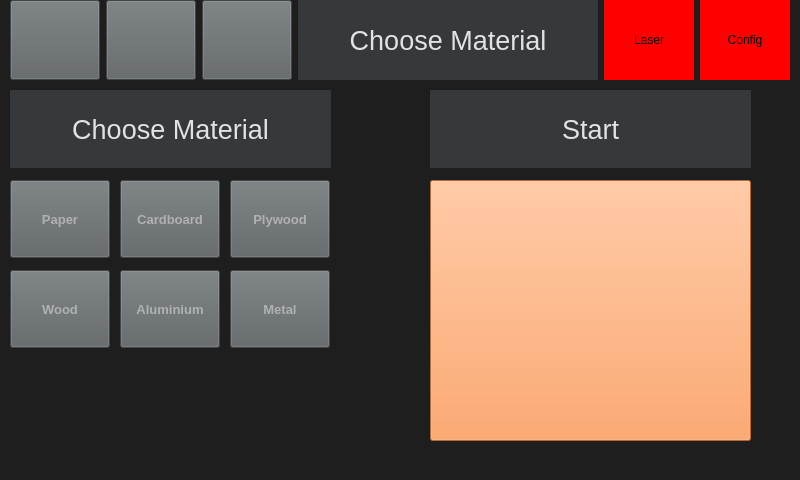
<?xml version="1.0" encoding="UTF-8"?>
<ui version="4.0">
 <class>Form</class>
 <widget class="QWidget" name="Form">
  <property name="geometry">
   <rect>
    <x>0</x>
    <y>0</y>
    <width>800</width>
    <height>480</height>
   </rect>
  </property>
  <property name="windowTitle">
   <string>Form</string>
  </property>
  <property name="styleSheet">
   <string notr="true">background-color: rgb(30, 30, 30);</string>
  </property>
  <widget class="QWidget" name="widget" native="true">
   <property name="geometry">
    <rect>
     <x>0</x>
     <y>0</y>
     <width>800</width>
     <height>480</height>
    </rect>
   </property>
   <property name="maximumSize">
    <size>
     <width>16777215</width>
     <height>16777215</height>
    </size>
   </property>
   <widget class="QLabel" name="pageTitle_2">
    <property name="geometry">
     <rect>
      <x>10</x>
      <y>90</y>
      <width>321</width>
      <height>78</height>
     </rect>
    </property>
    <property name="minimumSize">
     <size>
      <width>300</width>
      <height>0</height>
     </size>
    </property>
    <property name="font">
     <font>
      <pointsize>20</pointsize>
      <weight>50</weight>
      <bold>false</bold>
     </font>
    </property>
    <property name="styleSheet">
     <string notr="true">background-color: rgb(54, 57, 59);
color: rgb(226, 226, 226);</string>
    </property>
    <property name="text">
     <string>Choose Material</string>
    </property>
    <property name="alignment">
     <set>Qt::AlignCenter</set>
    </property>
   </widget>
   <widget class="QPushButton" name="paperBtn">
    <property name="geometry">
     <rect>
      <x>10</x>
      <y>180</y>
      <width>100</width>
      <height>78</height>
     </rect>
    </property>
    <property name="minimumSize">
     <size>
      <width>0</width>
      <height>0</height>
     </size>
    </property>
    <property name="maximumSize">
     <size>
      <width>100</width>
      <height>100</height>
     </size>
    </property>
    <property name="font">
     <font>
      <pointsize>10</pointsize>
      <weight>75</weight>
      <bold>true</bold>
     </font>
    </property>
    <property name="styleSheet">
     <string notr="true">background-color: rgb(92, 97, 100);
color: rgb(175, 177, 179);
</string>
    </property>
    <property name="text">
     <string>Paper</string>
    </property>
    <property name="iconSize">
     <size>
      <width>32</width>
      <height>32</height>
     </size>
    </property>
    <property name="checkable">
     <bool>true</bool>
    </property>
   </widget>
   <widget class="QPushButton" name="cardboardBtn">
    <property name="geometry">
     <rect>
      <x>120</x>
      <y>180</y>
      <width>100</width>
      <height>78</height>
     </rect>
    </property>
    <property name="minimumSize">
     <size>
      <width>0</width>
      <height>0</height>
     </size>
    </property>
    <property name="maximumSize">
     <size>
      <width>100</width>
      <height>100</height>
     </size>
    </property>
    <property name="font">
     <font>
      <pointsize>10</pointsize>
      <weight>75</weight>
      <bold>true</bold>
     </font>
    </property>
    <property name="styleSheet">
     <string notr="true">background-color: rgb(92, 97, 100);
color: rgb(175, 177, 179);
</string>
    </property>
    <property name="text">
     <string>Cardboard</string>
    </property>
    <property name="iconSize">
     <size>
      <width>32</width>
      <height>32</height>
     </size>
    </property>
    <property name="checkable">
     <bool>true</bool>
    </property>
   </widget>
   <widget class="QPushButton" name="plywoodBtn">
    <property name="geometry">
     <rect>
      <x>230</x>
      <y>180</y>
      <width>100</width>
      <height>78</height>
     </rect>
    </property>
    <property name="minimumSize">
     <size>
      <width>0</width>
      <height>0</height>
     </size>
    </property>
    <property name="maximumSize">
     <size>
      <width>100</width>
      <height>100</height>
     </size>
    </property>
    <property name="font">
     <font>
      <pointsize>10</pointsize>
      <weight>75</weight>
      <bold>true</bold>
     </font>
    </property>
    <property name="styleSheet">
     <string notr="true">background-color: rgb(92, 97, 100);
color: rgb(175, 177, 179);
</string>
    </property>
    <property name="text">
     <string>Plywood</string>
    </property>
    <property name="iconSize">
     <size>
      <width>32</width>
      <height>32</height>
     </size>
    </property>
    <property name="checkable">
     <bool>true</bool>
    </property>
   </widget>
   <widget class="QPushButton" name="woodBtn">
    <property name="geometry">
     <rect>
      <x>10</x>
      <y>270</y>
      <width>100</width>
      <height>78</height>
     </rect>
    </property>
    <property name="minimumSize">
     <size>
      <width>0</width>
      <height>0</height>
     </size>
    </property>
    <property name="maximumSize">
     <size>
      <width>100</width>
      <height>100</height>
     </size>
    </property>
    <property name="font">
     <font>
      <pointsize>10</pointsize>
      <weight>75</weight>
      <bold>true</bold>
     </font>
    </property>
    <property name="styleSheet">
     <string notr="true">background-color: rgb(92, 97, 100);
color: rgb(175, 177, 179);
</string>
    </property>
    <property name="text">
     <string>Wood</string>
    </property>
    <property name="iconSize">
     <size>
      <width>32</width>
      <height>32</height>
     </size>
    </property>
    <property name="checkable">
     <bool>true</bool>
    </property>
   </widget>
   <widget class="QPushButton" name="aluBtn">
    <property name="geometry">
     <rect>
      <x>120</x>
      <y>270</y>
      <width>100</width>
      <height>78</height>
     </rect>
    </property>
    <property name="minimumSize">
     <size>
      <width>0</width>
      <height>0</height>
     </size>
    </property>
    <property name="maximumSize">
     <size>
      <width>100</width>
      <height>100</height>
     </size>
    </property>
    <property name="font">
     <font>
      <pointsize>10</pointsize>
      <weight>75</weight>
      <bold>true</bold>
     </font>
    </property>
    <property name="styleSheet">
     <string notr="true">background-color: rgb(92, 97, 100);
color: rgb(175, 177, 179);
</string>
    </property>
    <property name="text">
     <string>Aluminium</string>
    </property>
    <property name="iconSize">
     <size>
      <width>32</width>
      <height>32</height>
     </size>
    </property>
    <property name="checkable">
     <bool>true</bool>
    </property>
   </widget>
   <widget class="QPushButton" name="metalBtn">
    <property name="geometry">
     <rect>
      <x>230</x>
      <y>270</y>
      <width>100</width>
      <height>78</height>
     </rect>
    </property>
    <property name="minimumSize">
     <size>
      <width>0</width>
      <height>0</height>
     </size>
    </property>
    <property name="maximumSize">
     <size>
      <width>100</width>
      <height>100</height>
     </size>
    </property>
    <property name="font">
     <font>
      <pointsize>10</pointsize>
      <weight>75</weight>
      <bold>true</bold>
     </font>
    </property>
    <property name="styleSheet">
     <string notr="true">background-color: rgb(92, 97, 100);
color: rgb(175, 177, 179);
</string>
    </property>
    <property name="text">
     <string>Metal</string>
    </property>
    <property name="iconSize">
     <size>
      <width>32</width>
      <height>32</height>
     </size>
    </property>
    <property name="checkable">
     <bool>true</bool>
    </property>
   </widget>
   <widget class="QPushButton" name="goBtn">
    <property name="geometry">
     <rect>
      <x>430</x>
      <y>180</y>
      <width>321</width>
      <height>261</height>
     </rect>
    </property>
    <property name="minimumSize">
     <size>
      <width>0</width>
      <height>0</height>
     </size>
    </property>
    <property name="maximumSize">
     <size>
      <width>999</width>
      <height>999</height>
     </size>
    </property>
    <property name="font">
     <font>
      <pointsize>10</pointsize>
      <weight>75</weight>
      <bold>true</bold>
     </font>
    </property>
    <property name="styleSheet">
     <string notr="true">background-color: rgb(92, 97, 100);
background-color: rgb(255, 144, 70);
color: rgb(175, 177, 179);</string>
    </property>
    <property name="text">
     <string/>
    </property>
    <property name="icon">
     <iconset>
      <normaloff>../Icons/laserBegin.png</normaloff>../Icons/laserBegin.png</iconset>
    </property>
    <property name="iconSize">
     <size>
      <width>64</width>
      <height>64</height>
     </size>
    </property>
   </widget>
   <widget class="QLabel" name="pageTitle_3">
    <property name="geometry">
     <rect>
      <x>430</x>
      <y>90</y>
      <width>321</width>
      <height>78</height>
     </rect>
    </property>
    <property name="minimumSize">
     <size>
      <width>300</width>
      <height>0</height>
     </size>
    </property>
    <property name="font">
     <font>
      <pointsize>20</pointsize>
      <weight>50</weight>
      <bold>false</bold>
     </font>
    </property>
    <property name="styleSheet">
     <string notr="true">background-color: rgb(54, 57, 59);
color: rgb(226, 226, 226);</string>
    </property>
    <property name="text">
     <string>Start</string>
    </property>
    <property name="alignment">
     <set>Qt::AlignCenter</set>
    </property>
   </widget>
   <widget class="QWidget" name="horizontalLayoutWidget_2">
    <property name="geometry">
     <rect>
      <x>10</x>
      <y>0</y>
      <width>780</width>
      <height>80</height>
     </rect>
    </property>
    <layout class="QHBoxLayout" name="horizontalLayout_3">
     <item>
      <widget class="QPushButton" name="backBtn">
       <property name="minimumSize">
        <size>
         <width>0</width>
         <height>0</height>
        </size>
       </property>
       <property name="maximumSize">
        <size>
         <width>999</width>
         <height>999</height>
        </size>
       </property>
       <property name="font">
        <font>
         <pointsize>10</pointsize>
         <weight>75</weight>
         <bold>true</bold>
        </font>
       </property>
       <property name="styleSheet">
        <string notr="true">background-color: rgb(92, 97, 100);
color: rgb(175, 177, 179);
</string>
       </property>
       <property name="text">
        <string/>
       </property>
       <property name="icon">
        <iconset>
         <normaloff>../Icons/backIcon2.png</normaloff>../Icons/backIcon2.png</iconset>
       </property>
       <property name="iconSize">
        <size>
         <width>32</width>
         <height>32</height>
        </size>
       </property>
      </widget>
     </item>
     <item>
      <widget class="QPushButton" name="helpBtn">
       <property name="minimumSize">
        <size>
         <width>0</width>
         <height>0</height>
        </size>
       </property>
       <property name="maximumSize">
        <size>
         <width>100</width>
         <height>100</height>
        </size>
       </property>
       <property name="font">
        <font>
         <pointsize>10</pointsize>
         <weight>75</weight>
         <bold>true</bold>
        </font>
       </property>
       <property name="cursor">
        <cursorShape>ArrowCursor</cursorShape>
       </property>
       <property name="toolTip">
        <string>&lt;html&gt;&lt;head/&gt;&lt;body&gt;&lt;p&gt;&lt;img src=&quot;:/newPrefix/helpIcon.png&quot;/&gt;&lt;/p&gt;&lt;/body&gt;&lt;/html&gt;</string>
       </property>
       <property name="styleSheet">
        <string notr="true">background-color: rgb(92, 97, 100);
color: rgb(175, 177, 179);
</string>
       </property>
       <property name="text">
        <string/>
       </property>
       <property name="icon">
        <iconset>
         <normaloff>../Icons/helpIcon.png</normaloff>../Icons/helpIcon.png</iconset>
       </property>
       <property name="iconSize">
        <size>
         <width>32</width>
         <height>64</height>
        </size>
       </property>
       <property name="flat">
        <bool>false</bool>
       </property>
      </widget>
     </item>
     <item>
      <widget class="QPushButton" name="homeBtn">
       <property name="minimumSize">
        <size>
         <width>0</width>
         <height>0</height>
        </size>
       </property>
       <property name="maximumSize">
        <size>
         <width>100</width>
         <height>100</height>
        </size>
       </property>
       <property name="font">
        <font>
         <pointsize>10</pointsize>
         <weight>75</weight>
         <bold>true</bold>
        </font>
       </property>
       <property name="styleSheet">
        <string notr="true">background-color: rgb(92, 97, 100);
color: rgb(175, 177, 179);
</string>
       </property>
       <property name="text">
        <string/>
       </property>
       <property name="icon">
        <iconset>
         <normaloff>../Icons/homeIcon.png</normaloff>../Icons/homeIcon.png</iconset>
       </property>
       <property name="iconSize">
        <size>
         <width>32</width>
         <height>32</height>
        </size>
       </property>
      </widget>
     </item>
     <item>
      <widget class="QLabel" name="pageTitle">
       <property name="minimumSize">
        <size>
         <width>300</width>
         <height>0</height>
        </size>
       </property>
       <property name="font">
        <font>
         <pointsize>20</pointsize>
         <weight>50</weight>
         <bold>false</bold>
        </font>
       </property>
       <property name="styleSheet">
        <string notr="true">background-color: rgb(54, 57, 59);
color: rgb(226, 226, 226);</string>
       </property>
       <property name="text">
        <string>Choose Material</string>
       </property>
       <property name="alignment">
        <set>Qt::AlignCenter</set>
       </property>
      </widget>
     </item>
     <item>
      <widget class="QLabel" name="laserLight">
       <property name="minimumSize">
        <size>
         <width>0</width>
         <height>0</height>
        </size>
       </property>
       <property name="maximumSize">
        <size>
         <width>999</width>
         <height>9999</height>
        </size>
       </property>
       <property name="styleSheet">
        <string notr="true">background-color: red;
color: rgb(0, 0, 0);</string>
       </property>
       <property name="text">
        <string>Laser</string>
       </property>
       <property name="alignment">
        <set>Qt::AlignCenter</set>
       </property>
      </widget>
     </item>
     <item>
      <widget class="QLabel" name="configLight">
       <property name="minimumSize">
        <size>
         <width>0</width>
         <height>0</height>
        </size>
       </property>
       <property name="maximumSize">
        <size>
         <width>9999</width>
         <height>9999</height>
        </size>
       </property>
       <property name="styleSheet">
        <string notr="true">background-color: red;
color: rgb(0, 0, 0);</string>
       </property>
       <property name="text">
        <string>Config</string>
       </property>
       <property name="alignment">
        <set>Qt::AlignCenter</set>
       </property>
      </widget>
     </item>
    </layout>
   </widget>
  </widget>
 </widget>
 <resources/>
 <connections/>
</ui>
